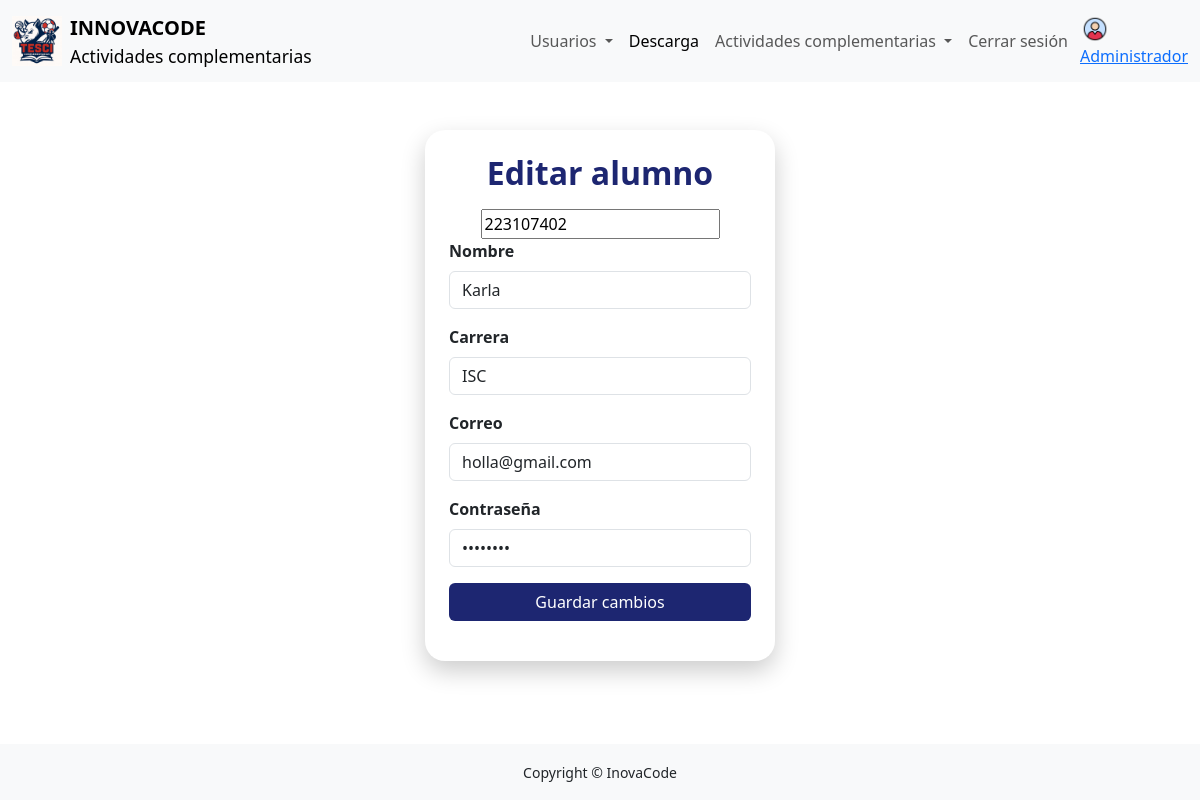
The page /inovacode/paginas/editar-alumno.php?ID=223107402 on the database as committed earlier.
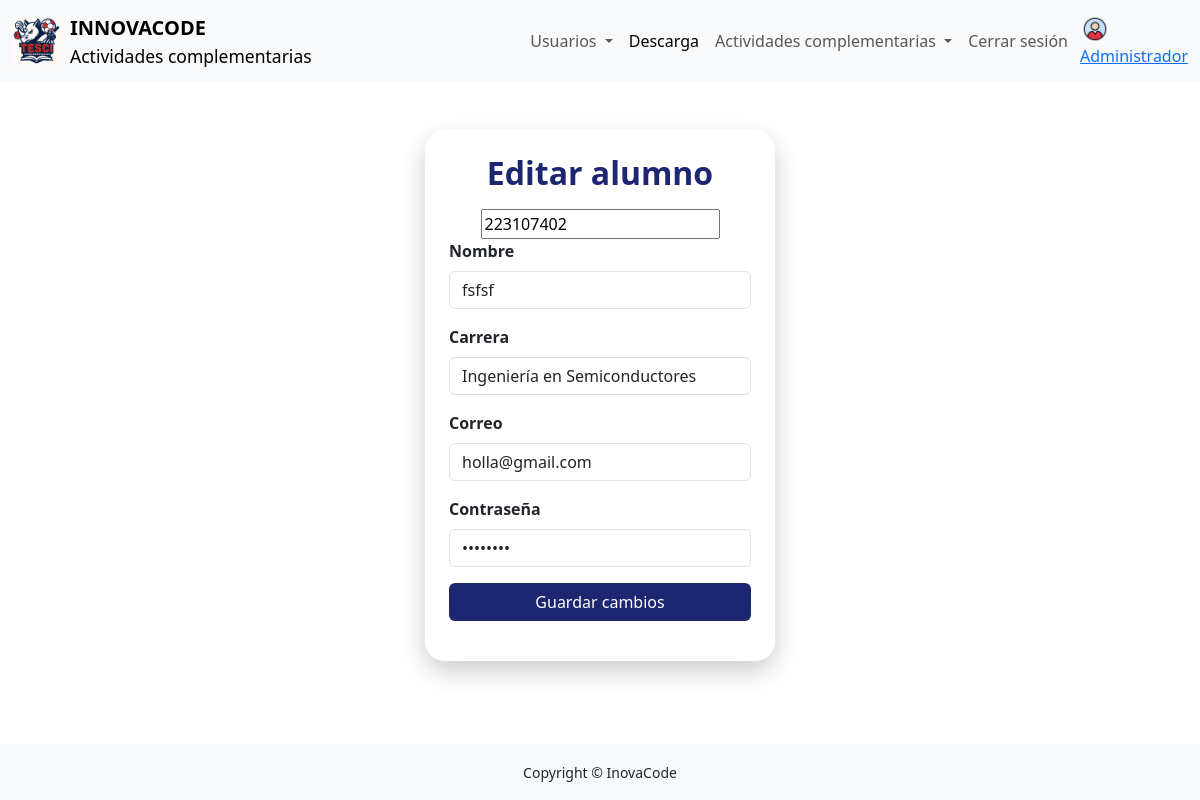
The same page on the database as committed later.
### tables this page shows
CREATE TABLE `alumno` (
  `control` int(11) NOT NULL,
  `nombre` varchar(50) NOT NULL,
  `apellido_paterno` varchar(50) NOT NULL,
  `apellido_materno` varchar(50) NOT NULL,
  `carrera` varchar(50) NOT NULL,
  `correo` varchar(100) NOT NULL,
  `contrasena` varchar(200) NOT NULL
);

### inovacode/paginas/editar-alumno.php (the view, shortened to what this page needs)
<!DOCTYPE html>
<html lang="es">
<head>
  <link href="https://cdn.jsdelivr.net/npm/bootstrap@5.3.3/dist/css/bootstrap.min.css" rel="stylesheet">
</head>
<body>
  <nav class="navbar navbar-expand-lg bg-body-tertiary ">
        <div class="container-fluid">
            <a class="navbar-brand d-flex align-items-center">
                <img src="../img/logo.jpeg" alt="Logo" width="50" height="50"
                    class="d-inline-block align-text-top me-2">
                <div class="d-flex flex-column">
                    <span class="fw-bold">INNOVACODE</span>
                    <small>Actividades complementarias</small>
                </div>
            </a>
            <div class="collapse navbar-collapse " id="navbarNav">
                <ul class="navbar-nav ms-auto me-1 ">
                    <li class="nav-item dropdown">
                        <a class="nav-link dropdown-toggle" href="#" role="button" data-bs-toggle="dropdown"
                            aria-expanded="false">
                            Usuarios
                        </a>
                    </li>
                    <li class="nav-item">
                        <a class="nav-link active" aria-current="page" href="#">Descarga</a>
                    </li>
                    <li class="nav-item dropdown">
                        <a class="nav-link dropdown-toggle" href="#" role="button" data-bs-toggle="dropdown"
                            aria-expanded="false">
                            Actividades complementarias
                        </a>
                    </li>
                    <li class="nav-item">
                        <a class="nav-link" href="../index.html">Cerrar sesión</a>
                    </li>
                </ul>
                <a class=" d-flex flex-column p-0 " aria-disabled="true"><img src="../img/perfil.png" alt="Logo" width="30"
                        height="30" class="d-inline-block align-text-end d-none d-md-block">Administrador</a>
            </div>
        </div>
    </nav>
  <div class="container d-flex justify-content-center mt-5">
    <div class="card p-4">
      <h2>Editar alumno</h2>
       <?php
     $v=$_GET['ID'];
     $C =conectar();
     $consulta="select * from alumno where control = ".$v." ";
      $res=$C->query($consulta);
     while($p=$res->fetch_assoc()){
    ?>
      <form action="../acciones/actualizar-alumno.php" method="POST">
      <input  name="id" value="<?php echo $p['control'];  ?>" type="text" >
        <div class="mb-3 text-start">
          <label for="nom" class="form-label fw-bold">Nombre</label>
          <input value="<?php echo $p['nombre'];  ?>" type="text" class="form-control" id="nom" placeholder="Ej. 20231234" name="n" required>
        </div>
        <div class="mb-3 text-start">
          <label for="nom" class="form-label fw-bold">Carrera</label>
          <input value="<?php echo $p['carrera'];  ?>" type="text" class="form-control" id="nom" placeholder="TICS" name="c" required>
        </div>
        <div class="mb-3 text-start">
          <label for="nom" class="form-label fw-bold">Correo</label>
          <input value="<?php echo $p['correo'];  ?>" type="email" class="form-control" id="nom" placeholder="example@gmil.com" name="e" required>
        </div>
        <div class="mb-3 text-start">
          <label for="password" class="form-label fw-bold">Contraseña</label>
          <input value="<?php echo $p['contrasena'];  ?>" type="password" class="form-control" id="password"  name ="p" placeholder="********" required>
        </div>
        <button type="submit" class="btn btn-custom w-100">Guardar cambios</button>
        <?php } ?>
      </form>
    </div>
  </div>
  <br><br><br><br><br>
  <footer class="fixed-bottom bg-light py-3">
    <div class="container text-center">
      <small>Copyright &copy; InovaCode</small>
    </div>
  </footer>
</body>
</html>

Rows that differ between the two databases and show on the page:
changed alumno "holla@gmail.com": n "Karla" → "fsfsf"; c "ISC" → "Ingeniería en Semiconductores"
